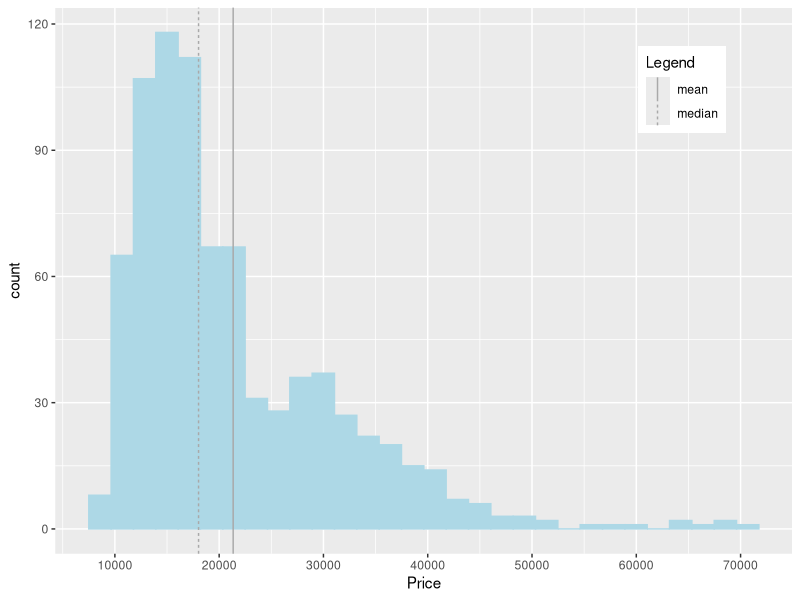
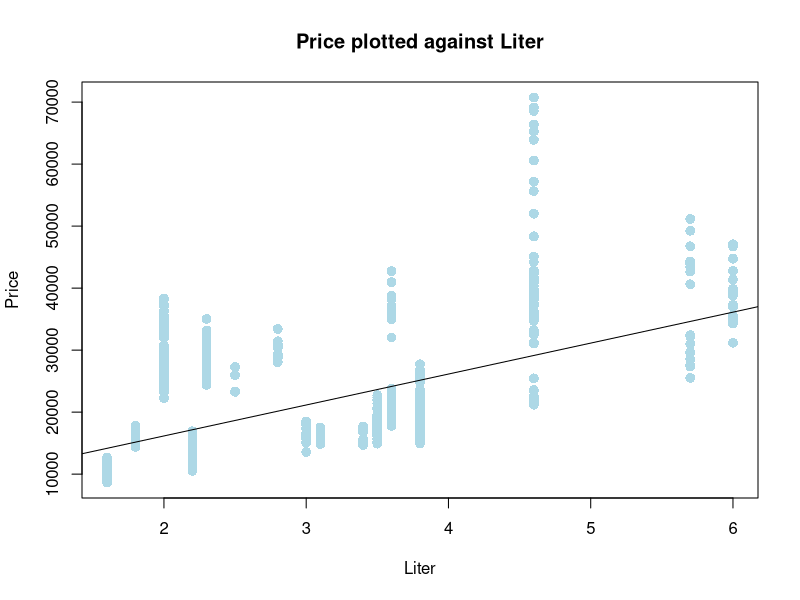
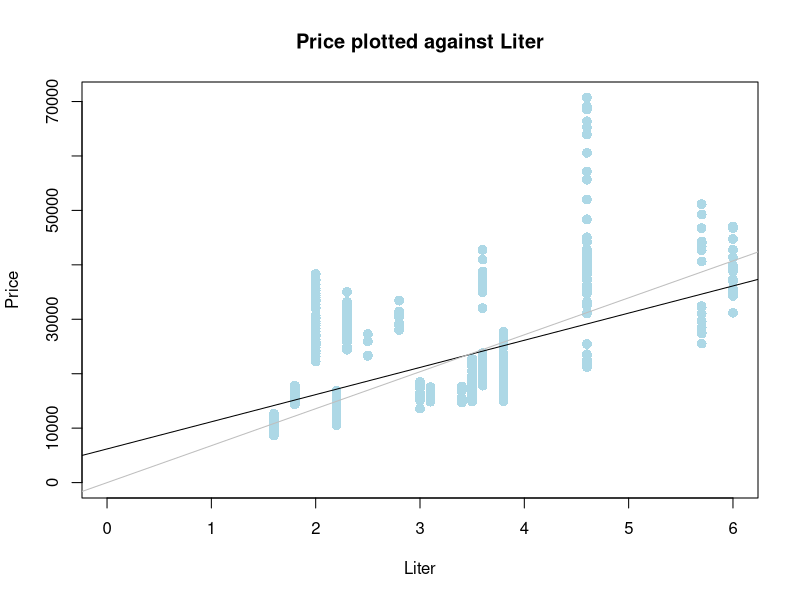

Recreate these plots in R, in order.
## ---- chunk 1
library("readxl")
library("ggplot2")
library("sandwich")
library("xtable")
library("dplyr")
## ---- chunk 2
car_data <- read_excel("QRMassignment20211008.xlsx")
## ---- chunk 3
mm_car_data <- data.frame(moment = c("mean","median"),mean_n_median = c(mean(car_data$Price),median(car_data$Price)))

ggplot(car_data, aes(x=Price)) + 
  geom_histogram(col = "lightblue", fill = "lightblue") +
  geom_vline(data=mm_car_data,aes(xintercept=mean_n_median,linetype=factor(moment)),
             show.legend=TRUE, col = "darkgrey") +
  labs(linetype='Legend') + 
  theme(legend.position = c(0.85,0.85)) +
  scale_x_continuous(breaks = round(seq(0, 80000, by = 10000),1))
## ---- chunk 4

car_small_cyl_vol <- car_data %>% filter(Liter < 3)
car_large_cyl_vol <- car_data %>% filter(Liter > 3)

  ### check whether below and above 3 liters includes all observations
  identical(nrow(car_small_cyl_vol)+nrow(car_large_cyl_vol),nrow(car_data))
  ##returns FALSE; hence does not include all observations
  
  ### Cars with exactly 3 liters cylinder volume should be excluded after the constraints given in the exercise
  car_between_cyl_vol <- car_data %>% filter(Liter == 3)
  
  ### including 3 liter culinder volume cars as well yields the identical lenth of datasets
  identical(nrow(car_small_cyl_vol)+nrow(car_large_cyl_vol)+nrow(car_between_cyl_vol),nrow(car_data))

my_small <- car_small_cyl_vol$Liter
my_large <- car_large_cyl_vol$Liter
## ---- chunk 5
### Compute a t-test to test the null hypothesis for two means
t.test(my_small, my_large, conf.level = 0.99)
## ---- chunk 6

price <- car_data$Price
liter <- car_data$Liter

### OLS estimation
lm_price_liter <- lm(price ~ liter)
lm_p_l_summary <- summary(lm_price_liter)


### Computation of heteroscedasticity-robust standard errors
heterorob_SE <- sqrt(diag(vcovHC(lm_price_liter, type = "HC1")))
## ---- chunk 7
heterorob_SE
## ---- chunk 8
table01 <- matrix(NA,2,3) 

table01[1:2,1] <- lm_price_liter$coefficients 
table01[1:2,2] <- lm_p_l_summary$coefficients[,2]
table01[1:2,3] <- lm_p_l_summary$coefficients[,3]
colnames(table01) <- c("Coefficient", "Standard error", "$t$-statistic") 
rownames(table01) <- c("$\\hat{\\beta}_0 $", "$\\hat{\\beta}_1$")

print(xtable(table01,label="tb:model1", digits=c(0,2,2,2), caption = "Regression output for: $price_i =\\hat{\\beta}_0 + \\hat{\\beta}_1 liter_i + u_i$"), sanitize.text.function = function(x){x}, comment=FALSE)
## ---- chunk 9


### Plot and add prices vs. liter to regression line

plot(liter, price, pch = 16, cex = 1.3, col = "lightblue", main = "Price plotted against Liter", xlab = "Liter", ylab = "Price") + abline(lm_price_liter)
## ---- chunk 10
lm_price_origin_liter <- lm(price ~ 0 + liter)
lm_p_o_l_summary <- summary(lm_price_origin_liter)

heterorob_origin_SE <- sqrt(diag(vcovHC(lm_price_origin_liter, type = "HC1")))
heterorob_origin_SE
## ---- chunk 11
table02 <- matrix(NA,1,3) 

table02[1,1] <- lm_price_origin_liter$coefficients 
table02[1,2] <- lm_p_o_l_summary$coefficients[,2]
table02[1,3] <- lm_p_o_l_summary$coefficients[,3]
colnames(table02) <- c("Coefficient", "Standard error", "$t$-statistic") 
rownames(table02) <- c("$\\hat{\\beta}_1$")

print(xtable(table02,label="tb:model1", digits=c(0,2,2,2), caption = "Regression output for: $price_i = \\hat{\\beta}_1 liter_i + u_i$"), sanitize.text.function = function(x){x}, comment=FALSE)

## ---- chunk 12
plot(liter, price, pch = 16, cex = 1.3, col = "lightblue", main = "Price plotted against Liter", xlab = "Liter", ylab = "Price", xlim=c(0,max(liter)), ylim = c(0, max(price))) + abline(lm_price_liter) + abline(lm_price_origin_liter, col = "grey")

## ---- chunk 13
summary(lm_price_origin_liter)

anova(lm_price_liter, lm_price_origin_liter)


## ---- chunk 14
car_data_h <- select(car_data, Price, Liter, Mileage, Cruise, Sound, Leather)

lm_prices_all <- lm(data = car_data_h, Price ~ .)

## ---- chunk 15
summary(lm_prices_all)
## ---- chunk 16

table02 <- matrix(NA,1,3) 

table02[1,1] <- lm_price_origin_liter$coefficients 
table02[1,2] <- lm_p_o_l_summary$coefficients[,2]
table02[1,3] <- lm_p_o_l_summary$coefficients[,3]
colnames(table02) <- c("Coefficient", "Standard error", "$t$-statistic") 
rownames(table02) <- c("$\\hat{\\beta}_1$")

print(xtable(table02,label="tb:model1", digits=c(0,2,2,2), caption = "Regression output for: $price_i = \\hat{\\beta}_1 liter_i + u_i$"), sanitize.text.function = function(x){x}, comment=FALSE)

## ---- chunk 17
car_data_j <- mutate(car_data_h, miles_30k = 1*(Mileage>30000))

lm_prices_all_30kmiles <- lm(data = car_data_j, Price ~ .)

summary(lm_prices_all_30kmiles)


high_mileage <- filter(car_data_j, miles_30k == 1) %>% select(Mileage) %>% as.matrix()
low_mileage <- filter(car_data_j, miles_30k == 0) %>% select(Mileage) %>% as.matrix()

high_m_average <- mean(high_mileage)
high_m_stddev <- sd(high_mileage)
high_m_quants <- quantile(high_mileage, probs = seq(0,1,0.25))

summary(high_mileage)
summary(low_mileage)


# create dummy variable
Mileage <- car_data$Mileage
D <- ifelse(Mileage>30000,1,0)

# select values of Mileage if D==1 and compute summary statistics
mileageD <- ifelse(D==1,Mileage,NA)
averageD <- mean(mileageD, na.rm=TRUE)
stddevD <- sd(mileageD, na.rm=TRUE)
quantsD <- quantile(mileageD, probs = seq(0, 1, 0.25), na.rm = TRUE)

# and similarly for when D==0         
mileageNotD <- ifelse(D==0,Mileage,NA)

summary(mileageD)
summary(mileageNotD)
summary(D)
